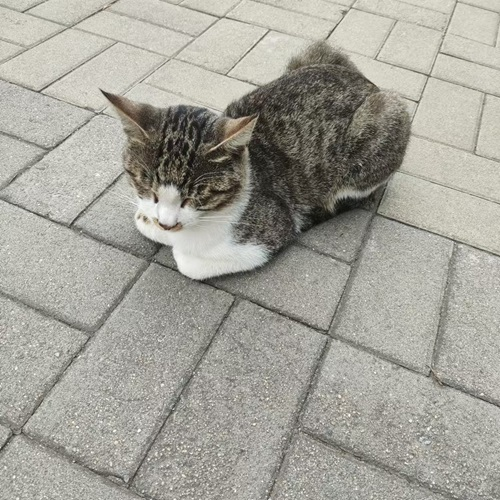
#> input picture cat.jpg, 500 x 500 px
$ jupyter execute '2图像阈值.ipynb'   (shell and % lines are left out)
#> lines starting #> are read from the running program, lines starting #| are printed output that depends on the picture; after the words box and inside, x2 and y2 are one past the last pixel; in counts of white or black regions, pixels touching at a corner belong together
## 图像阈值

[cell 1]
import cv2 #opencv读取格式BGR
import matplotlib.pyplot as plt
import numpy as np

img = cv2.imread('cat.jpg') #读取图像
#> img is the input picture: shape (500, 500, 3); mean B, G, R 153.7, 162.4, 163.9
img_gray = cv2.imread('cat.jpg', cv2.IMREAD_GRAYSCALE)
#> img_gray: shape (500, 500); min 4, max 255, mean 161.8
plt.imshow(img_gray)
plt.show()

[cell 2]
ret, thresh1 = cv2.threshold(img_gray, 127, 255, cv2.THRESH_BINARY)
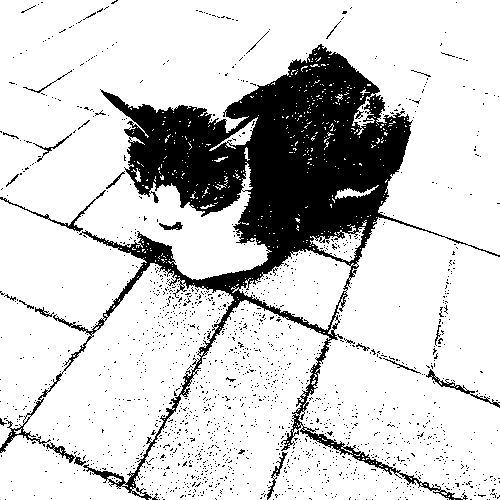
#> thresh1: shape (500, 500); 81.4% white; 1670 black regions (1646 under 20 px), largest, box (x1, y1, x2, y2) and area: (0, 44, 500, 500) 41465, (0, 190, 106, 232) 310, (426, 369, 500, 408) 295
ret, thresh2 = cv2.threshold(img_gray, 127, 255, cv2.THRESH_BINARY_INV)
ret, thresh3 = cv2.threshold(img_gray, 127, 255, cv2.THRESH_TRUNC) #大于阈值为阈值
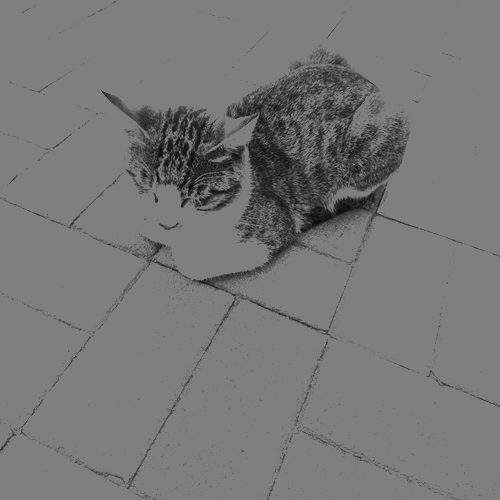
#> thresh3: shape (500, 500); min 4, max 127, mean 119.1
ret, thresh4 = cv2.threshold(img_gray, 127, 255, cv2.THRESH_TOZERO) #<=阈值为0
ret, thresh5 = cv2.threshold(img_gray, 127, 255, cv2.THRESH_TOZERO_INV)
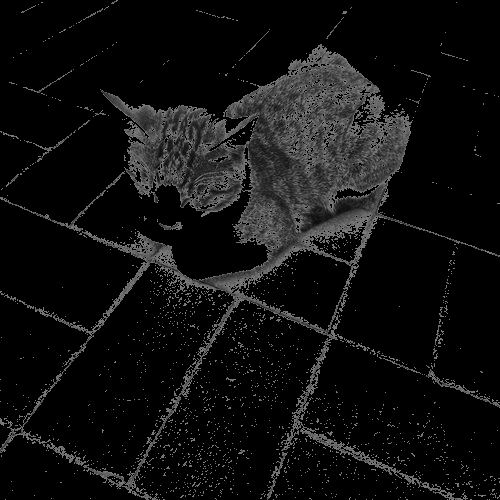
#> thresh5: shape (500, 500); min 0, max 127, mean 15.8
plt.imshow(thresh1)
plt.show()

## 1-图像平滑

[cell 3]
cv2.imshow('img',img)
cv2.waitKey(0)
cv2.destroyAllWindows()

[cell 4]
#均值滤波
# 简单的平均卷积操作

blur = cv2.blur(img, (3, 3))

cv2.imshow('img',blur)
cv2.waitKey(0)
cv2.destroyAllWindows()

[cell 5]
# 方框滤波
# 基本和均值一样可以选择归一化，容易越界

box = cv2.boxFilter(img, -1, (3, 3), normalize = False)

cv2.imshow('img',box)
cv2.waitKey(0)
cv2.destroyAllWindows()

## 2-高斯滤波和中值滤波

[cell 6]
# 高斯滤波
# 高斯模糊的卷积核里的数值是满足高斯分布，相当于更重视中间的
aussian = cv2.GaussianBlur(img, (5, 5), 1)

cv2.imshow('aussian', aussian)
cv2.waitKey(0)
cv2.destroyAllWindows()

[cell 7]
# 中值滤波
# 相当于用中值代替
median = cv2.medianBlur(img, 5)

cv2.imshow('aussian', median)
cv2.waitKey(0)
cv2.destroyAllWindows()
print(img)
#> (printed output is left out)

[cell 8]
# 展示所有的
res = np.hstack((blur, aussian, median))
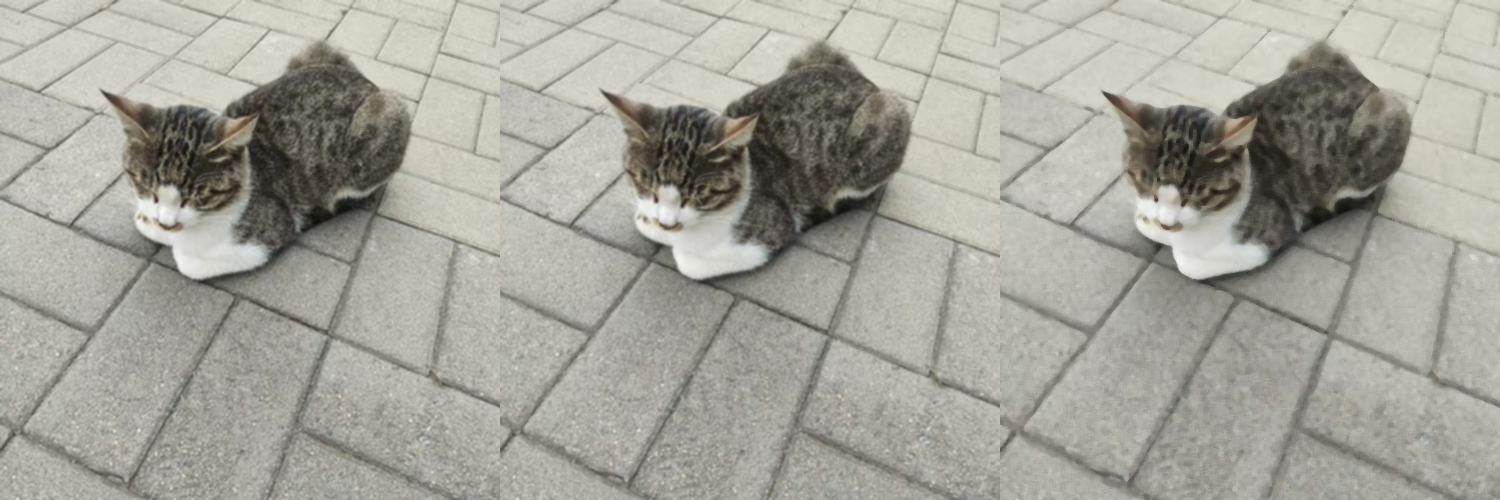
#> res: shape (500, 1500, 3); mean B, G, R 153.8, 162.5, 164
print(median)
#> (printed output is left out)

cv2.imshow('all', res)
cv2.waitKey(0)
cv2.destroyAllWindows()

# 形态学
## 1-腐蚀操作

[cell 9]
img= cv2.imread('dige.png')
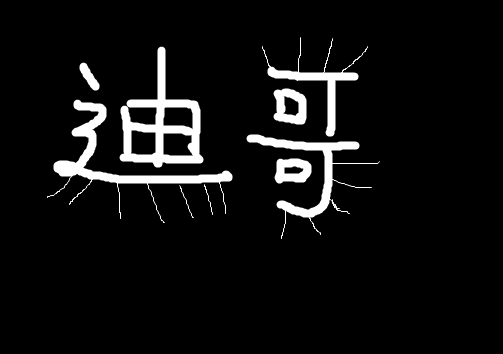
#> input picture dige.png, 503 x 354 px
#> img is the input picture: shape (354, 503, 3); min 0, max 255, mean 15.9

cv2.imshow('img',img)
cv2.waitKey(0)
cv2.destroyAllWindows()

[cell 10]
kernel = np.ones((3, 3), np.uint8)
erosion = cv2.erode(img, kernel, iterations = 2)

cv2.imshow('erosion',erosion)
cv2.waitKey(0)
cv2.destroyAllWindows()

[cell 11]
pie = cv2.imread('pie.png')
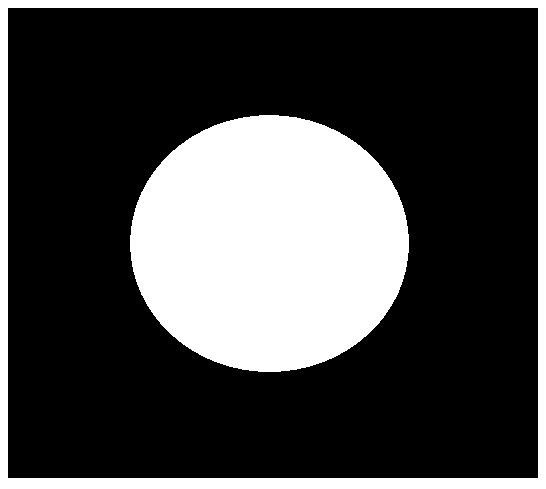
#> input picture pie.png, 546 x 489 px
#> pie is the input picture: shape (489, 546, 3); 27.8% white; 2 white regions, box (x1, y1, x2, y2) and area: (130, 115, 409, 372) 56244, (0, 0, 546, 489) 17894

cv2.imshow('pie', pie)
cv2.waitKey(0)
cv2.destroyAllWindows()

[cell 12]
kernel = np.ones((30, 30), np.uint8)
erosion_1 = cv2.erode(pie, kernel, iterations = 1)
#> erosion_1: shape (489, 546, 3); 15.6% white; 1 white region, box (x1, y1, x2, y2) and area: (146, 131, 394, 357) 41578
erosion_2 = cv2.erode(pie, kernel, iterations = 2)
#> erosion_2: shape (489, 546, 3); 10.8% white; 1 white region, box (x1, y1, x2, y2) and area: (164, 148, 377, 341) 28787
erosion_3 = cv2.erode(pie, kernel, iterations = 3)
#> erosion_3: shape (489, 546, 3); 6.8% white; 1 white region, box (x1, y1, x2, y2) and area: (184, 167, 358, 323) 18053

res = np.hstack((erosion_1, erosion_2, erosion_3))
#> res: shape (489, 1638, 3); 11% white; 3 white regions, box (x1, y1, x2, y2) and area: (146, 131, 394, 357) 41578, (710, 148, 923, 341) 28787, (1276, 167, 1450, 323) 18053

cv2.imshow('all', res)
cv2.waitKey(0)
cv2.destroyAllWindows()

## 2-膨胀操作

[cell 13]
img= cv2.imread('dige.png')

cv2.imshow('img',img)
cv2.waitKey(0)
cv2.destroyAllWindows()

[cell 14]
kernel = np.ones((3, 3), np.uint8)
erosion = cv2.erode(img, kernel, iterations = 2)

cv2.imshow('erosion',erosion)
cv2.waitKey(0)
cv2.destroyAllWindows()

[cell 15]
kernel = np.ones((3, 3), np.uint8)
dige_dilate = cv2.dilate(erosion, kernel, iterations = 2)

cv2.imshow('erosion',dige_dilate)
cv2.waitKey(0)
cv2.destroyAllWindows()

[cell 16]
kernel = np.ones((30, 30), np.uint8)
erosion1 = cv2.dilate(erosion_1, kernel, iterations = 1)
#> erosion1: shape (489, 546, 3); 21% white; 1 white region, box (x1, y1, x2, y2) and area: (132, 117, 409, 372) 56165
erosion2 = cv2.dilate(erosion_2, kernel, iterations = 2)
#> erosion2: shape (489, 546, 3); 20.9% white; 1 white region, box (x1, y1, x2, y2) and area: (136, 120, 407, 371) 55699
erosion3 = cv2.dilate(pie, kernel, iterations = 3)
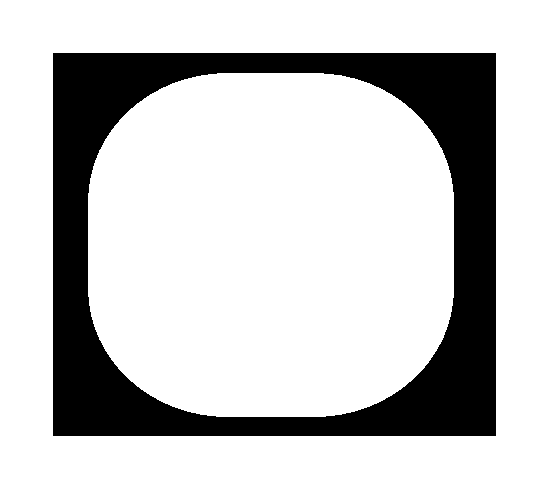
#> erosion3: shape (489, 546, 3); 77.8% white; 1 black region, box (x1, y1, x2, y2) and area: (53, 53, 496, 436) 59224

res = np.hstack((erosion1, erosion2, erosion_3))
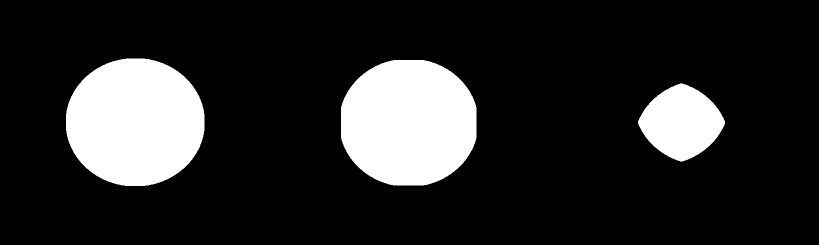
#> res: shape (489, 1638, 3) (shown at 1/2 size); 16.2% white; 3 white regions, box (x1, y1, x2, y2) and area: (132, 117, 409, 372) 56165, (682, 120, 953, 371) 55699, (1276, 167, 1450, 323) 18053

cv2.imshow('all', res)
cv2.waitKey(0)
cv2.destroyAllWindows()

## 3-开运算与闭运算

[cell 17]
# 开：先腐蚀，再膨胀
img= cv2.imread('dige.png')

kernel = np.ones((5, 5), np.uint8)
opening = cv2.morphologyEx(img, cv2.MORPH_OPEN, kernel)

cv2.imshow('opening',opening)
cv2.waitKey(0)
cv2.destroyAllWindows()

[cell 18]
# 闭：先膨胀，再腐蚀
img= cv2.imread('dige.png')

kernel = np.ones((5, 5), np.uint8)
closing = cv2.morphologyEx(img, cv2.MORPH_CROSS, kernel)

cv2.imshow('closing',closing)
cv2.waitKey(0)
cv2.destroyAllWindows()

## 4-梯度运算

[cell 19]
#梯度=膨胀-腐蚀
gradient = cv2.morphologyEx(pie, cv2.MORPH_GRADIENT, kernel)
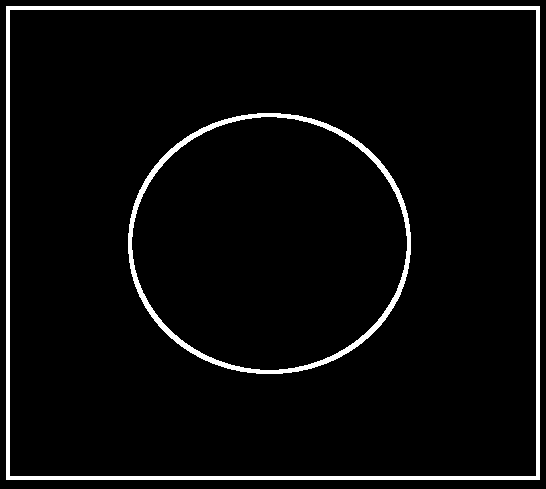
#> gradient: shape (489, 546, 3); 4.6% white; 2 white regions, box (x1, y1, x2, y2) and area: (6, 6, 540, 480) 8000, (128, 113, 411, 374) 4288

cv2.imshow('gradient', gradient)
cv2.waitKey(0)
cv2.destroyAllWindows()

## 5-礼帽与黑帽
- 礼帽 = 原始输入-开运算结果
- 黑帽 = 闭运算 - 原始结果

[cell 20]
# 礼帽
img= cv2.imread('dige.png')

tophat = cv2.morphologyEx(img, cv2.MORPH_TOPHAT, kernel)
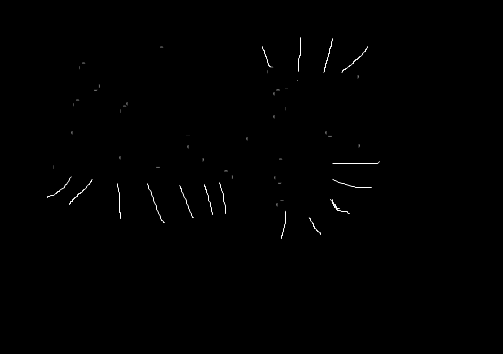
#> tophat: shape (354, 503, 3); min 0, max 255, mean 0.9

cv2.imshow('closing',tophat)
cv2.waitKey(0)
cv2.destroyAllWindows()

[cell 21]
# 黑帽
img= cv2.imread('dige.png')

tophat = cv2.morphologyEx(img, cv2.MORPH_BLACKHAT, kernel)

cv2.imshow('closing',tophat)
cv2.waitKey(0)
cv2.destroyAllWindows()
